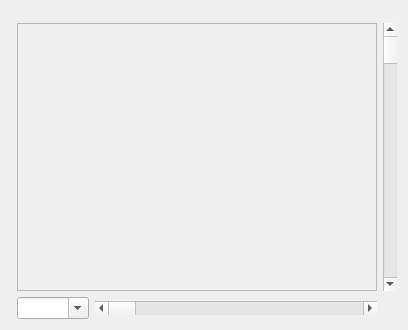
<?xml version="1.0" encoding="UTF-8"?>
<ui version="4.0">
 <class>PreviewWidget</class>
 <widget class="QWidget" name="PreviewWidget">
  <property name="geometry">
   <rect>
    <x>0</x>
    <y>0</y>
    <width>408</width>
    <height>330</height>
   </rect>
  </property>
  <property name="windowTitle">
   <string>Form</string>
  </property>
  <layout class="QGridLayout" name="gridLayout">
   <item row="0" column="1" colspan="2">
    <widget class="SearchCriteriasWidget" name="searchCriterias"/>
   </item>
   <item row="1" column="1" colspan="2">
    <widget class="RulerWidget" name="horizontalRuler" native="true"/>
   </item>
   <item row="2" column="0">
    <widget class="RulerWidget" name="verticalRuler" native="true"/>
   </item>
   <item row="2" column="1" colspan="2">
    <widget class="QFrame" name="frame">
     <property name="sizePolicy">
      <sizepolicy hsizetype="Expanding" vsizetype="Expanding">
       <horstretch>0</horstretch>
       <verstretch>0</verstretch>
      </sizepolicy>
     </property>
     <property name="frameShape">
      <enum>QFrame::StyledPanel</enum>
     </property>
     <property name="frameShadow">
      <enum>QFrame::Raised</enum>
     </property>
     <layout class="QVBoxLayout" name="verticalLayout_2">
      <property name="spacing">
       <number>0</number>
      </property>
      <property name="margin">
       <number>0</number>
      </property>
     </layout>
    </widget>
   </item>
   <item row="2" column="3">
    <widget class="QScrollBar" name="verticalScrollBar">
     <property name="sizePolicy">
      <sizepolicy hsizetype="Fixed" vsizetype="Expanding">
       <horstretch>0</horstretch>
       <verstretch>0</verstretch>
      </sizepolicy>
     </property>
     <property name="minimumSize">
      <size>
       <width>0</width>
       <height>0</height>
      </size>
     </property>
     <property name="orientation">
      <enum>Qt::Vertical</enum>
     </property>
    </widget>
   </item>
   <item row="3" column="1">
    <widget class="QComboBox" name="scaleCombo">
     <property name="editable">
      <bool>true</bool>
     </property>
     <property name="maxVisibleItems">
      <number>12</number>
     </property>
     <property name="sizeAdjustPolicy">
      <enum>QComboBox::AdjustToContents</enum>
     </property>
    </widget>
   </item>
   <item row="3" column="2">
    <widget class="QScrollBar" name="horizontalScrollBar">
     <property name="sizePolicy">
      <sizepolicy hsizetype="Expanding" vsizetype="Fixed">
       <horstretch>0</horstretch>
       <verstretch>0</verstretch>
      </sizepolicy>
     </property>
     <property name="orientation">
      <enum>Qt::Horizontal</enum>
     </property>
    </widget>
   </item>
  </layout>
 </widget>
 <customwidgets>
  <customwidget>
   <class>RulerWidget</class>
   <extends>QWidget</extends>
   <header>UI/Preview/Ruler/rulerwidget.h</header>
   <container>1</container>
  </customwidget>
  <customwidget>
   <class>SearchCriteriasWidget</class>
   <extends>QWidget</extends>
   <header>UI/Find/SearchCriteriasWidget.h</header>
   <container>1</container>
  </customwidget>
 </customwidgets>
 <resources/>
 <connections/>
</ui>
